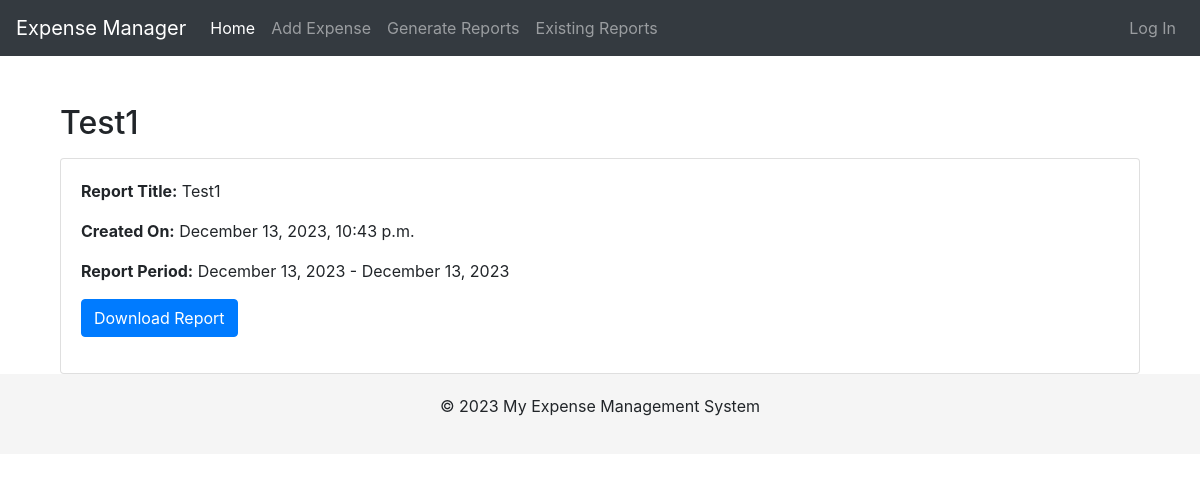
/report/105/, run on the app's committed database.
### expenses/models.py (models this page shows, shortened)
class Report(models.Model):
    user = models.ForeignKey(User, on_delete=models.CASCADE)
    title = models.CharField(max_length=100, blank=True)
    created_date = models.DateTimeField(auto_now_add=True)
    report_file = models.FileField(upload_to='reports/', blank=True, null=True)
    unique_id = models.UUIDField(default=uuid.uuid4, editable=False, unique=True)
    start_date = models.DateField(null=True, blank=True)
    end_date = models.DateField(null=True, blank=True)

### expenses/views.py (the view)
# urls.py: path('report/<int:report_id>/', report_detail, name='report_detail'),
def report_detail(request, report_id):
    report = get_object_or_404(Report, pk=report_id)
    default_title = f"Report from {report.start_date.strftime('%B %d, %Y')} to {report.end_date.strftime('%B %d, %Y')}"
    show_report_period = report.title != default_title
    context = {
        'report': report,
        'show_report_period': show_report_period,
    }
    return render(request, 'expenses/report_detail.html', context)

### expenses/templates/expenses/report_detail.html
{% extends 'base.html' %}
{% block content %}
<div class="container mt-4">
    <h2 class="mb-3">{{ report.title }}</h2>
    <div class="card">
        <div class="card-body">
            <p><strong>Report Title:</strong> {{ report.title }}</p>
            <p><strong>Created On:</strong> {{ report.created_date|date:"F j, Y, P" }}</p>
            {% if show_report_period %}
                <p><strong>Report Period:</strong> {{ report.start_date|date:"F j, Y" }} - {{ report.end_date|date:"F j, Y" }}</p>
            {% endif %}
            {% if report.report_file %}
                <p><a href="{{ report.report_file.url }}" class="btn btn-primary">Download Report</a></p>
            {% else %}
                <p>No file attached to this report.</p>
            {% endif %}
        </div>
    </div>
</div>
{% endblock %}

### templates/base.html (style rules this page uses)
body { padding-top: 5rem; }

### data on the page
Report: title "Test1", created_date "December 13, 2023, 10:43 p.m.", start_date "December 13, 2023", end_date "December 13, 2023"
